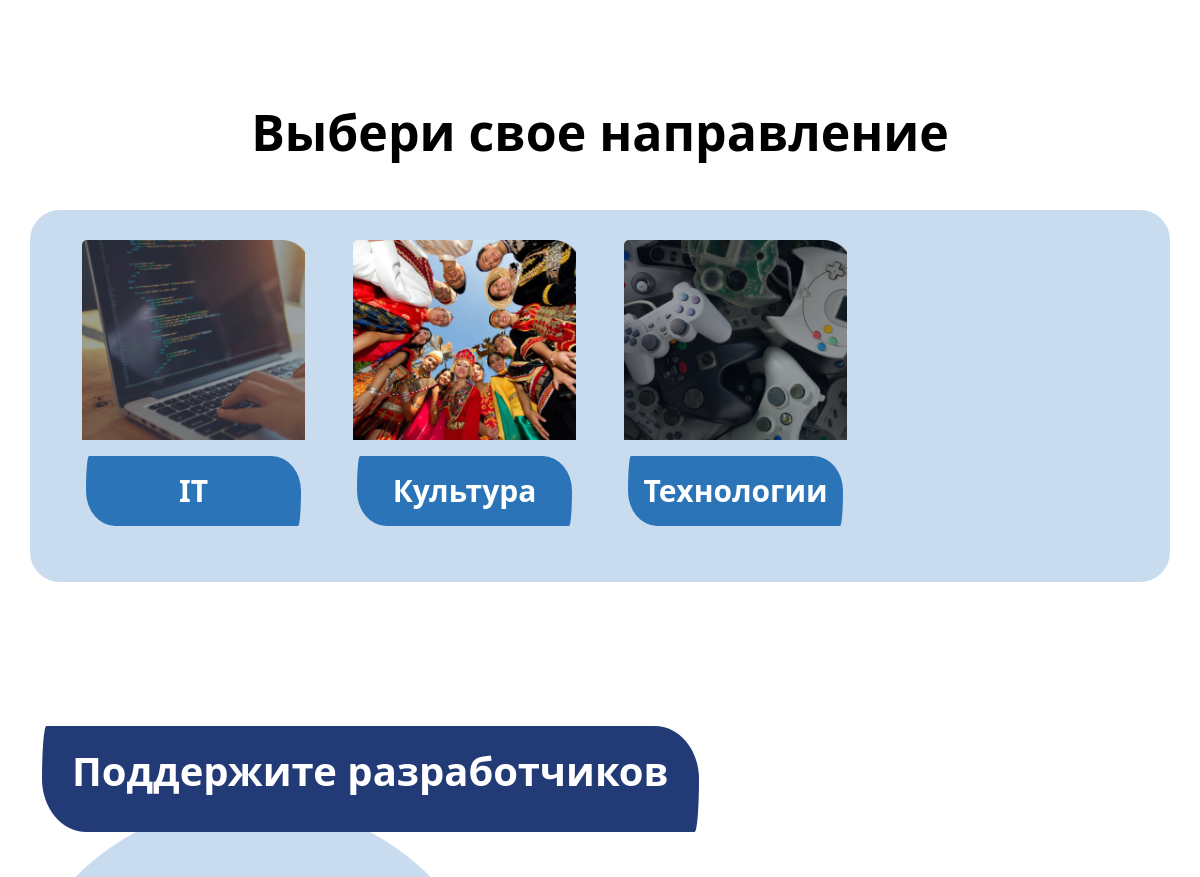
The app's page / (middle part), older data.
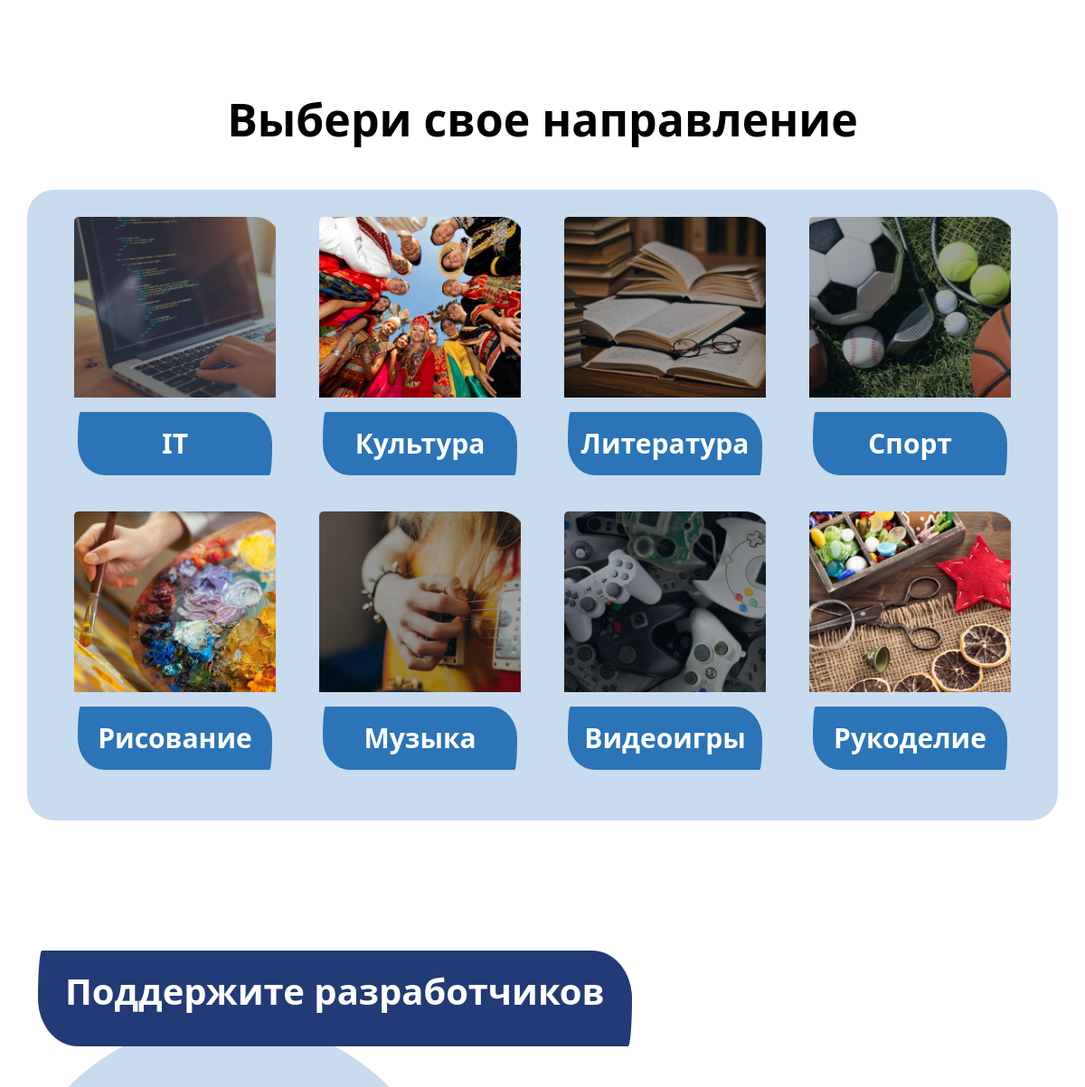
The same page, newer data.
### clubs_app/models.py (models this page shows, shortened)
class CatClubModel(models.Model):
    cat = models.CharField(max_length=128, verbose_name="Категория")
    slug = models.SlugField(max_length=255, unique=True)
    image = models.ImageField(upload_to='photos/', null=True)
    def get_absolute_url(self):
        return reverse('clubs_app:list_club', kwargs={'cat_slug': self.slug})
    class Meta:
        verbose_name = 'Категории клубов'
        verbose_name_plural = 'Категории клубов'

### clubs_app/views.py (the view)
# urls.py: path('', index, name='home_page'),
def index(request):
    clubs_cat = CatClubModel.objects.all()
    context = {
        'clubs_cat': clubs_cat,
    }
    return render(request, template_name='clubs_app/index.html', context=context)

### clubs_app/templates/clubs_app/index.html (shortened to what this page needs)
{% extends 'clubs_app/base/base.html' %}
{% load static %}
{% load static %}
{% block content %}
    <br><br><br>
    <br><br><br><br>
    <p style="font-size: 50px; font-weight: 600; color: black;" class="text-center">Выбери свое направление</p><br>
    <div class="container" style="background-color: #c8dbef; border-radius: 30px; padding-top: 30px; padding-bottom: 40px; padding-left: 40px; padding-right: 40px;">
        <div class="row row-cols-1 row-cols-md-3 row-cols-sm-2 row-cols-lg-4  g-4">
            {% for club in clubs_cat %}
                <div class="col">
                    <div class="card h-100" style="background-color: #c8dbef;">
                        {% if club.image %}
                            <img src="{{ club.image.url }}"
                             class="card-img-top d-flex justify-content-center"
                             style="width: 90%;display:block; margin:auto;">
                        {% endif %}
                        <div class="card-body">
                            <div class="text-center d-flex align-items-center justify-content-center"
                                 style="background-color: #2B74B7; border-radius: 10px 100px / 120px; height: 70px;">
                                <a href="{{ club.get_absolute_url }}" style="text-decoration: none; color: white"
                                   class="text-center intro-block-links">{{ club.cat }}</a>
                            </div>
                        </div>
                    </div>
                </div>
            {% endfor %}
        </div>
    </div>
    <br><br><br><br><br><br>
    <div class="bg-image"
         style="background-image: url('{% static 'images/home_page/blockBI.png' %}'); padding-bottom: 40px;">
        <div class="container">
            <div class="support-block-text"
                 style="background-color: #223A76; border-radius: 10px 100px / 120px; padding-left: 30px; padding-top: 15px; padding-bottom: 15px; padding-right: 30px;">
                <p style="font-size: 40px; color: white; font-weight: 600;">Поддержите разработчиков</p>
            </div>
            <br><br><br>
        </div>
    </div>
{% endblock content %}

### clubs_app/templates/clubs_app/base/base.html (shortened to what this page needs)
<!DOCTYPE html>
<html lang="en" class="h-100" data-bs-theme="auto">
<head>
    {% load static %}
    <link href="https://cdn.jsdelivr.net/npm/bootstrap@5.3.0-alpha2/dist/css/bootstrap.min.css" rel="stylesheet"
>
    <link rel="stylesheet" href="https://cdn.jsdelivr.net/npm/bootstrap-icons@1.10.4/font/bootstrap-icons.css">
    <link rel="stylesheet" href="{% static 'css/main.css' %}">
</head>
<body class="d-flex flex-column h-100">
{% block content %}
{% endblock content %}
{% include 'clubs_app/base/footer.html' %}
</body>
</html>

### clubs_app/templates/clubs_app/base/navbar.html (shortened to what this page needs)
{% load static %}
{% load custom_filters %}

### clubs_app/templates/clubs_app/base/footer.html (shortened to what this page needs)
{% load static %}
<br><br><br><br><br>

### clubs_app/static/css/main.css (style rules this page uses)
.card-img-top { height: 200px; object-fit: cover; }
.intro-block-links { text-decoration: none; text-align: center; color: black; font-size: 30px; font-weight: 600; }
.card { border: none; }
.support-block-text { display: inline-block; max-width: 100%; }

Row changes from the older to the newer data that the page shows:
removed CatClubModel: image (picture), cat "Технологии"
added CatClubModel: image (picture), cat "Литература"
added CatClubModel: image (picture), cat "Спорт"
added CatClubModel: image (picture), cat "Рисование"
added CatClubModel: image (picture), cat "Музыка"
added CatClubModel: image (picture), cat "Видеоигры"
added CatClubModel: image (picture), cat "Рукоделие"
